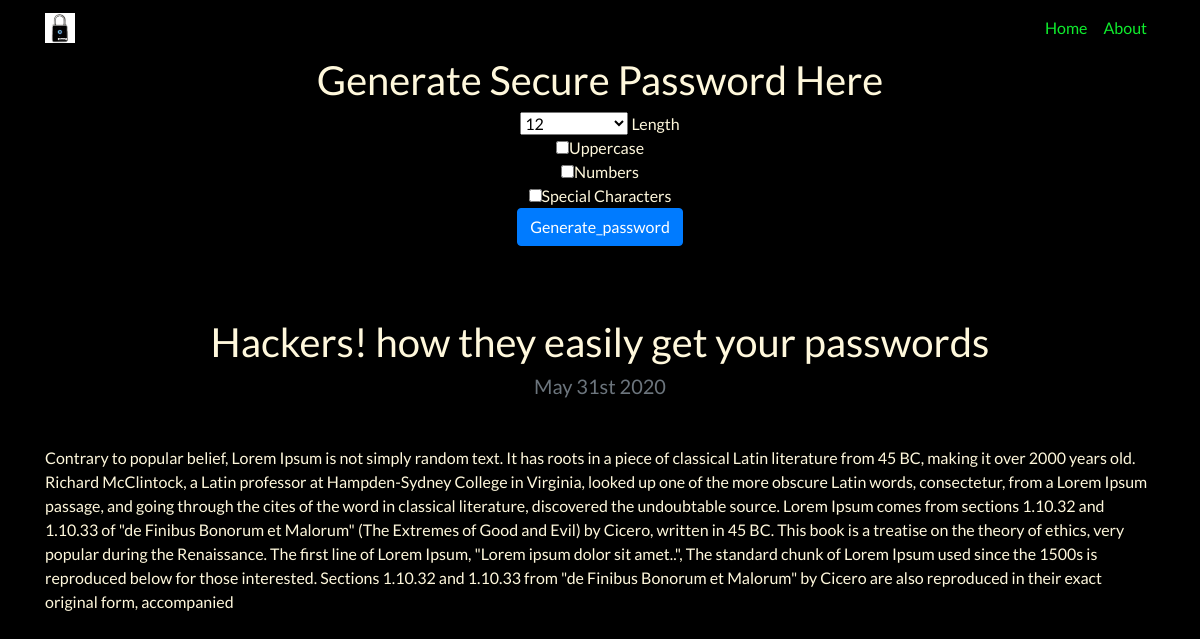
The page / on the database its author committed.
### generator/models.py (models this page shows, shortened)
class Article(models.Model):
    name = models.CharField(max_length=50, blank=False)
    image = models.ImageField(upload_to='generator/images', blank=True)
    body = models.TextField(max_length=1000, blank=False, null=False)
    date = models.DateField()

### generator/views.py (the view)
# urls.py: 2. Add a URL to urlpatterns:  path('', views.home, name='home')
def home(request):
    article = Article.objects.order_by('-date')[:1]
    return render(request, 'generator/home.html', {'issue': article})

### generator/templates/generator/home.html (shortened to what this page needs)
{% extends 'generator/base.html' %}
{% load static %}
{% block content %}
    <div class="container text-center">
    <h1>Generate Secure Password Here</h1>
    <form action="{% url 'password' %}">
        <select name="length">
            <option value="12" selected="selected">12</option>
        </select> Length
        <br>
        <input type="checkbox" name="uppercase">Uppercase
        <br>
        <input type="checkbox" name="numbers">Numbers
        <br>
        <input type="checkbox" name="special">Special Characters
        <br>
        <input type="submit" value="Generate_password" class="btn btn-primary">
    </form>
</div>
<br/>
{% for  issue in issue %}
<h1 class="text-center mt-5" id="blogdetailtitle">{{ issue.name }}</h1>
<h5 class="text-center text-muted mb-5">{{ issue.date|date:'F jS Y' }}</h5>
{{ issue.body|safe }}
{% endfor %}
{% endblock content %}

### generator/templates/generator/base.html (shortened to what this page needs)
{% load static %}
<!doctype html>
<html lang="en">
<head>
  <link rel="stylesheet" href="https://stackpath.bootstrapcdn.com/bootstrap/4.4.1/css/bootstrap.min.css">
  <link rel="stylesheet" href="{% static "generator/custom.css" %}">
</head>
<body>
<nav id="topNav" class="navbar navbar-expand-md navbar-light">
    <div class="container">
      <a class="navbar-brand" href="{% url 'home' %}">
        <img src="{% static "generator/Logo8.jpeg" %}" width="30" height="30" class="d-inline-block align-top" alt="hi">
      </a>
      <div class="collapse navbar-collapse text-center" id="navbarNav">
        <ul class="navbar-nav ml-auto">
          <li class="nav-item">
            <a class="nav-link" href="{% url 'home' %}">Home</a>
          </li>
          <li class="nav-item">
            <a class="nav-link" href="{% url 'about' %}">About</a>
          </li>
        </ul>
      </div>
    </div>
  </nav>
  <div class="container">
    {% block content %}{% endblock %}
  </div>
</body>
</html>

### generator/static/generator/custom.css (style rules this page uses)
.navbar-nav .nav-link { color: rgb(15, 236, 45) !important; }
body { font-family: 'Lato', sans-serif; background-color: black; color: cornsilk; }

### rows shown on the page
Article: name "Hackers! how they easily get your passwords", date "May 31st 2020", body "Contrary to popular belief, Lorem Ipsum is not simply random text. It has roots in a piece of classical Latin literature from 45 BC, making it over 2000 years old. Richard McClintock, a Latin professor at Hampden-Sydney College in Virginia, looked up one of the more obscure Latin words, consectetur, from a Lorem Ipsum passage, and going through the cites of the word in classical literature, discovered the undoubtable source. Lorem Ipsum comes from sections 1.10.32 and 1.10.33 of \"de Finibus Bonorum et Malorum\" (The Extremes of Good and Evil) by Cicero, written in 45 BC. This book is a treatise on the theory of ethics, very popular during the Renaissance. The first line of Lorem Ipsum,…"
